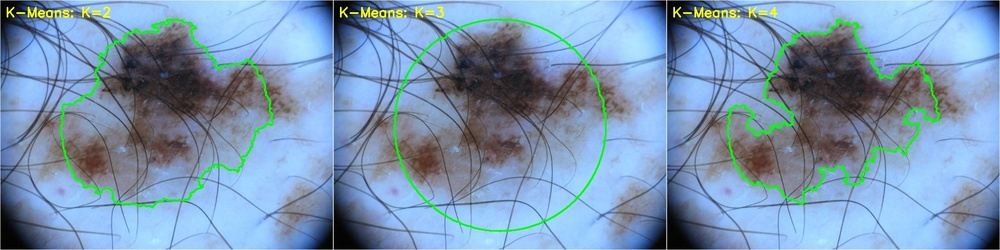
#> input picture src/kmeans_sweep_report.jpg, 1000 x 250 px, shrunk from 1800 x 450 before the run
$ python -i preprocessing.py   (imports and definitions only)
#> lines starting #> are read from the running program, lines starting #| are printed output that depends on the picture; after the words box and inside, x2 and y2 are one past the last pixel; in counts of white or black regions, pixels touching at a corner belong together
#> further down, picture is the input picture: shape (250, 1000, 3); mean B, G, R 178.2, 150.1, 122.5
import cv2
import numpy as np


def remove_hair(image, kernel_size=15, inpaint_rad=3):
    """
    Thuật toán DullRazor v3.1:
    Xử lý êm ái cho ảnh dày đặc lông, tránh phá nát kết cấu khối u.
    """
#> called with kernel_size = 15, inpaint_rad = 3

    gray = cv2.cvtColor(image, cv2.COLOR_BGR2GRAY)
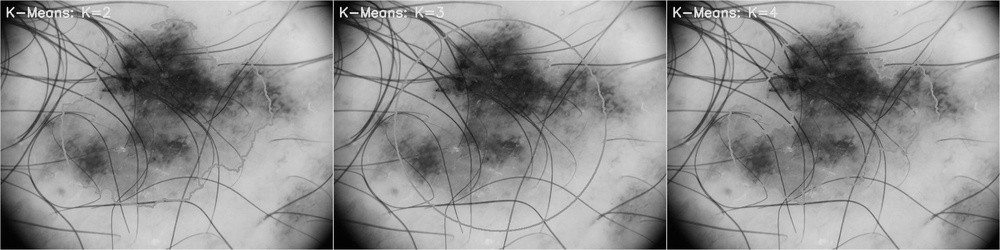
#> gray: shape (250, 1000); min 0, max 238, mean 145.1


    kernel = cv2.getStructuringElement(cv2.MORPH_ELLIPSE, (kernel_size, kernel_size))
    blackhat = cv2.morphologyEx(gray, cv2.MORPH_BLACKHAT, kernel)
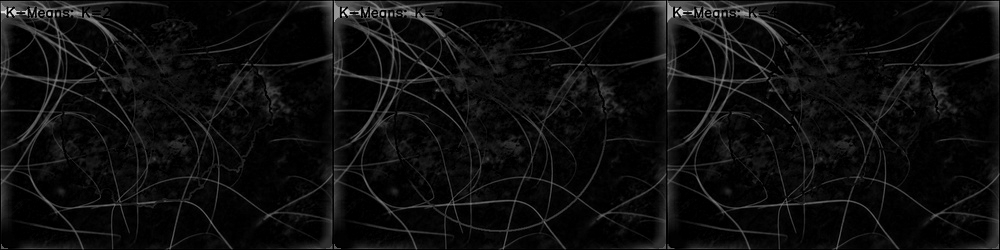
#> blackhat: shape (250, 1000); min 0, max 231, mean 13.5


    _, thresh_pre = cv2.threshold(blackhat, 10, 255, cv2.THRESH_TOZERO)
    _, hair_mask = cv2.threshold(thresh_pre, 0, 255, cv2.THRESH_BINARY + cv2.THRESH_OTSU)
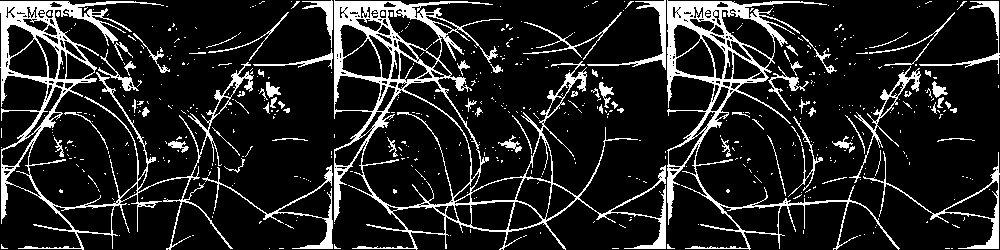
#> hair_mask: shape (250, 1000); 14.2% white; 564 white regions (486 under 20 px), largest, box (x1, y1, x2, y2) and area: (334, 0, 666, 250) 10100, (0, 1, 254, 250) 7850, (667, 0, 900, 250) 6493


    kernel_dilate = cv2.getStructuringElement(cv2.MORPH_ELLIPSE, (3, 3))
    hair_mask_dilated = cv2.dilate(hair_mask, kernel_dilate, iterations=1)
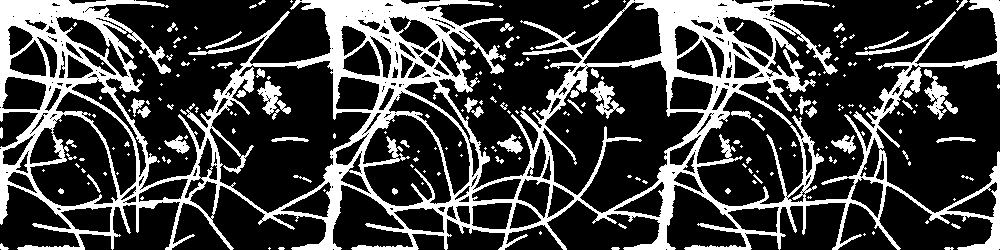
#> hair_mask_dilated: shape (250, 1000); 25.5% white; 219 white regions (153 under 20 px), largest, box (x1, y1, x2, y2) and area: (0, 0, 1000, 250) 57527, (924, 69, 949, 120) 508, (590, 81, 625, 119) 506


    clean_image = cv2.inpaint(image, hair_mask_dilated, inpaintRadius=inpaint_rad, flags=cv2.INPAINT_TELEA)
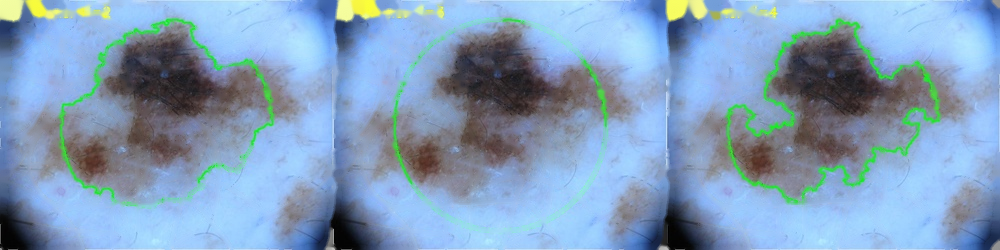
#> clean_image: shape (250, 1000, 3); mean B, G, R 187.5, 158.4, 130.1

    return clean_image, hair_mask_dilated


# [89 lines left out: functions enhance_contrast_clahe, boost_faint_edges, apply_circular_mask, not called in this run]

>>> import cv2
>>> picture = cv2.imread('kmeans_sweep_report.jpg')
>>> result = remove_hair(picture)
